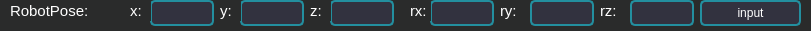
  <widget class="QWidget" name="widget_4" native="true">
   <property name="geometry">
    <rect>
     <x>0</x>
     <y>240</y>
     <width>811</width>
     <height>31</height>
    </rect>
   </property>
   <property name="styleSheet">
    <string notr="true">outline: none;
color: rgb(255, 255, 255);
background-color: rgb(42, 43, 43);</string>
   </property>
   <widget class="QLabel" name="RobotPose">
    <property name="geometry">
     <rect>
      <x>10</x>
      <y>0</y>
      <width>111</width>
      <height>21</height>
     </rect>
    </property>
    <property name="styleSheet">
     <string notr="true">color:white; font-size:15px</string>
    </property>
    <property name="text">
     <string>RobotPose:</string>
    </property>
   </widget>
   <widget class="QPushButton" name="poseInput">
    <property name="geometry">
     <rect>
      <x>700</x>
      <y>0</y>
      <width>101</width>
      <height>26</height>
     </rect>
    </property>
    <property name="styleSheet">
     <string notr="true">QPushButton{
min-width: 60px; min-height: 22px;
text-align: center;
border: 2px solid gray;
color: rgb(255, 255, 255);
border-radius:5px;
border-color: rgb(35, 143, 159);
background-color: rgb(50, 50, 63);
}
QPushButton:hover{
color: rgb(255, 255, 255);
border: 2px solid gray;
border-radius:4px;
border-color: rgb(35, 143, 159);
background-color: rgb(70, 70, 83);
}
QPushButton:pressed{
border-radius:5px;border:4px solid gray;
background-color: rgb(90, 90, 103);
border-color: rgb(35, 143, 159);
color: rgb(255, 255, 255);
}
QPushButton:disabled{
border-radius:5px;
border:2px solid gray;
background-color: rgb(20, 30, 13);
border-color: rgb(15, 103, 109);
color: rgb(205, 205, 205);
border-style: outset;
padding: 1px;
}</string>
    </property>
    <property name="text">
     <string>input</string>
    </property>
   </widget>
   <widget class="QLineEdit" name="x">
    <property name="geometry">
     <rect>
      <x>150</x>
      <y>0</y>
      <width>64</width>
      <height>26</height>
     </rect>
    </property>
    <property name="styleSheet">
     <string notr="true">color:white; font-size:15px;
min-width: 60px; min-height: 22px;
text-align: center;
border: 2px solid gray;
color: rgb(255, 255, 255);
border-radius:5px;
border-color: rgb(35, 143, 159);
background-color: rgb(50, 50, 63);</string>
    </property>
   </widget>
   <widget class="QLineEdit" name="y">
    <property name="geometry">
     <rect>
      <x>240</x>
      <y>0</y>
      <width>64</width>
      <height>26</height>
     </rect>
    </property>
    <property name="styleSheet">
     <string notr="true">color:white; font-size:15px;
min-width: 60px; min-height: 22px;
text-align: center;
border: 2px solid gray;
color: rgb(255, 255, 255);
border-radius:5px;
border-color: rgb(35, 143, 159);
background-color: rgb(50, 50, 63);</string>
    </property>
   </widget>
   <widget class="QLineEdit" name="z">
    <property name="geometry">
     <rect>
      <x>330</x>
      <y>0</y>
      <width>64</width>
      <height>26</height>
     </rect>
    </property>
    <property name="styleSheet">
     <string notr="true">color:white; font-size:15px;
min-width: 60px; min-height: 22px;
text-align: center;
border: 2px solid gray;
color: rgb(255, 255, 255);
border-radius:5px;
border-color: rgb(35, 143, 159);
background-color: rgb(50, 50, 63);</string>
    </property>
   </widget>
   <widget class="QLineEdit" name="rx">
    <property name="geometry">
     <rect>
      <x>430</x>
      <y>0</y>
      <width>64</width>
      <height>26</height>
     </rect>
    </property>
    <property name="styleSheet">
     <string notr="true">color:white; font-size:15px;
min-width: 60px; min-height: 22px;
text-align: center;
border: 2px solid gray;
color: rgb(255, 255, 255);
border-radius:5px;
border-color: rgb(35, 143, 159);
background-color: rgb(50, 50, 63);</string>
    </property>
   </widget>
   <widget class="QLineEdit" name="ry">
    <property name="geometry">
     <rect>
      <x>530</x>
      <y>0</y>
      <width>64</width>
      <height>26</height>
     </rect>
    </property>
    <property name="styleSheet">
     <string notr="true">color:white; font-size:15px;
min-width: 60px; min-height: 22px;
text-align: center;
border: 2px solid gray;
color: rgb(255, 255, 255);
border-radius:5px;
border-color: rgb(35, 143, 159);
background-color: rgb(50, 50, 63);</string>
    </property>
   </widget>
   <widget class="QLineEdit" name="rz">
    <property name="geometry">
     <rect>
      <x>630</x>
      <y>0</y>
      <width>64</width>
      <height>26</height>
     </rect>
    </property>
    <property name="styleSheet">
     <string notr="true">color:white; font-size:15px;
min-width: 60px; min-height: 22px;
text-align: center;
border: 2px solid gray;
color: rgb(255, 255, 255);
border-radius:5px;
border-color: rgb(35, 143, 159);
background-color: rgb(50, 50, 63);</string>
    </property>
   </widget>
   <widget class="QLabel" name="x_label">
    <property name="geometry">
     <rect>
      <x>130</x>
      <y>0</y>
      <width>21</width>
      <height>21</height>
     </rect>
    </property>
    <property name="styleSheet">
     <string notr="true">color:white; font-size:15px</string>
    </property>
    <property name="text">
     <string>x:</string>
    </property>
   </widget>
   <widget class="QLabel" name="y_label">
    <property name="geometry">
     <rect>
      <x>220</x>
      <y>0</y>
      <width>21</width>
      <height>21</height>
     </rect>
    </property>
    <property name="styleSheet">
     <string notr="true">color:white; font-size:15px</string>
    </property>
    <property name="text">
     <string>y:</string>
    </property>
   </widget>
   <widget class="QLabel" name="z_label">
    <property name="geometry">
     <rect>
      <x>310</x>
      <y>0</y>
      <width>21</width>
      <height>21</height>
     </rect>
    </property>
    <property name="styleSheet">
     <string notr="true">color:white; font-size:15px</string>
    </property>
    <property name="text">
     <string>z:</string>
    </property>
   </widget>
   <widget class="QLabel" name="rx_label">
    <property name="geometry">
     <rect>
      <x>410</x>
      <y>0</y>
      <width>21</width>
      <height>21</height>
     </rect>
    </property>
    <property name="styleSheet">
     <string notr="true">color:white; font-size:15px</string>
    </property>
    <property name="text">
     <string>rx:</string>
    </property>
   </widget>
   <widget class="QLabel" name="ry_label">
    <property name="geometry">
     <rect>
      <x>500</x>
      <y>0</y>
      <width>21</width>
      <height>21</height>
     </rect>
    </property>
    <property name="styleSheet">
     <string notr="true">color:white; font-size:15px</string>
    </property>
    <property name="text">
     <string>ry:</string>
    </property>
   </widget>
   <widget class="QLabel" name="rz_label">
    <property name="geometry">
     <rect>
      <x>600</x>
      <y>0</y>
      <width>21</width>
      <height>21</height>
     </rect>
    </property>
    <property name="styleSheet">
     <string notr="true">color:white; font-size:15px</string>
    </property>
    <property name="text">
     <string>rz:</string>
    </property>
   </widget>
  </widget>
